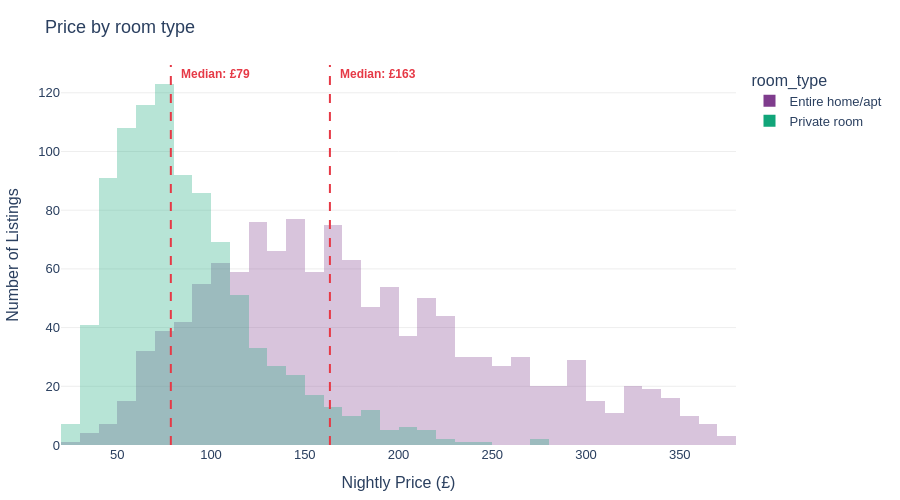

This figure's notebook cell:
### Markdown cell above
## Task 1 — Histogram: price by room type (overlapping distributions)

**What to build:** A histogram showing price distributions for **Entire home/apt vs Private room** (exclude Shared room — too few observations) overlaid on the same chart.

**Requirements:**
- Both room types on the same chart (use `color='room_type'`)
- `barmode='overlay'` with `opacity=0.6` so both distributions are visible
- A vertical line for the median of EACH room type, differently coloured
- Insight title comparing the two distributions

> 💡 `df_cap[df_cap['room_type'].isin(['Entire home/apt','Private room'])]`

### Code cell
# Task 1
# YOUR CODE HERE
p95 = df['price'].quantile(0.95)
df_cap1 = df.loc[df['price'] <= p95].copy()
df_cap1 = df_cap1[df_cap1['room_type'].isin(['Entire home/apt','Private room'])]

fig = px.histogram(
    data_frame=df_cap1,
    x='price',
    color='room_type',
    barmode='overlay',
    opacity=0.3,
    nbins=50,                              # 50 bins: enough granularity to see shape
    color_discrete_sequence=px.colors.qualitative.Bold,   
    labels={'price': 'Nightly Price (£)', 'count': 'Number of Listings'},
    height=500
)

# Add median line
df_cap2 = df_cap.loc[df_cap['room_type'] == 'Entire home/apt']
df_cap3 = df_cap.loc[df_cap['room_type'] == 'Private room']
median_price2 = df_cap2['price'].median()
median_price3 = df_cap3['price'].median()

fig.add_vline(x=median_price2, line_dash='dash', line_color='#E63946', line_width=2,
              annotation=dict(
                  text=f'<b>Median: £{median_price2:.0f}',
                  font=dict(color='#E63946', size=12),
                  xanchor='left',
                  yanchor='top',
                  xshift=8,   # pixels to the right of the line
              ))

fig.add_vline(x=median_price3, line_dash='dash', line_color='#E63946', line_width=2,
              annotation=dict(
                  text=f'<b>Median: £{median_price3:.0f}',
                  font=dict(color='#E63946', size=12),
                  xanchor='left',
                  yanchor='top',
                  xshift=8,   # pixels to the right of the line
              ))

fig.update_layout(
    title=f'Price by room type',
    plot_bgcolor='white', paper_bgcolor='white',
    font=dict(family='Arial', size=13),
    yaxis=dict(gridcolor='#EEEEEE', title='Number of Listings'),
    xaxis=dict(showgrid=False),
    margin=dict(l=60, r=40, t=65, b=40)
)
fig.show()

### Figure 1 — Plotly figure (JSON) as saved in the notebook; plotly's stock layout.template omitted (floating-point values rounded to 4 significant figures; data arrays with more than 128 entries replaced by an {"elided": "..."} marker saying what was removed)
{"data": [{"bingroup": "x", "hovertemplate": "room_type=Entire home/apt<br>Nightly Price (£)=%{x}<br>count=%{y}<extra></extra>", "legendgroup": "Entire home/apt", "marker": {"color": "rgb(127, 60, 141)", "opacity": 0.3, "pattern": {"shape": ""}}, "name": "Entire home/apt", "nbinsx": 50, "orientation": "v", "showlegend": true, "type": "histogram", "x": {"elided": "1251 float values"}, "xaxis": "x", "yaxis": "y"}, {"bingroup": "x", "hovertemplate": "room_type=Private room<br>Nightly Price (£)=%{x}<br>count=%{y}<extra></extra>", "legendgroup": "Private room", "marker": {"color": "rgb(17, 165, 121)", "opacity": 0.3, "pattern": {"shape": ""}}, "name": "Private room", "nbinsx": 50, "orientation": "v", "showlegend": true, "type": "histogram", "x": {"elided": "942 float values"}, "xaxis": "x", "yaxis": "y"}], "layout": {"annotations": [{"font": {"color": "#E63946", "size": 12}, "showarrow": false, "text": "<b>Median: £163", "x": 163.4, "xanchor": "left", "xref": "x", "xshift": 8, "y": 1, "yanchor": "top", "yref": "y domain"}, {"font": {"color": "#E63946", "size": 12}, "showarrow": false, "text": "<b>Median: £79", "x": 78.57, "xanchor": "left", "xref": "x", "xshift": 8, "y": 1, "yanchor": "top", "yref": "y domain"}], "barmode": "overlay", "font": {"family": "Arial", "size": 13}, "height": 500, "legend": {"title": {"text": "room_type"}, "tracegroupgap": 0}, "margin": {"b": 40, "l": 60, "r": 40, "t": 65}, "paper_bgcolor": "white", "plot_bgcolor": "white", "shapes": [{"line": {"color": "#E63946", "dash": "dash", "width": 2}, "type": "line", "x0": 163.4, "x1": 163.4, "xref": "x", "y0": 0, "y1": 1, "yref": "y domain"}, {"line": {"color": "#E63946", "dash": "dash", "width": 2}, "type": "line", "x0": 78.57, "x1": 78.57, "xref": "x", "y0": 0, "y1": 1, "yref": "y domain"}], "title": {"text": "Price by room type"}, "xaxis": {"anchor": "y", "domain": [0, 1], "showgrid": false, "title": {"text": "Nightly Price (£)"}}, "yaxis": {"anchor": "x", "domain": [0, 1], "gridcolor": "#EEEEEE", "title": {"text": "Number of Listings"}}}}
